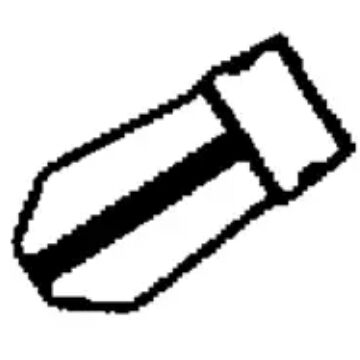
//> input picture Visual_Demos_for_RM/Buff_Contours/buff.jpg, 360 x 360 px
$ ./Buff_Contours   (built with g++ and OpenCV 4)
//> lines starting //> are read from the running program, lines starting //| are printed output that depends on the picture; after the words box and inside, x2 and y2 are one past the last pixel; in counts of white or black regions, pixels touching at a corner belong together
#include "opencv.hpp"
#include <iostream>

using namespace std;
using namespace cv;

/*	这个demo用来观察体会扇叶经过二值化之后的轮廓
*	观察轮廓之间的从属关系
*	发现最外面的整个图片的边框总是算一个轮廓？？
*/


int main() {
	Mat binary, gray;
	Mat src = imread("buff.jpg");
//> src is the input picture: 360 rows x 360 cols, CV_8UC3; min 0, max 255, mean 214.2
	int width = src.cols;
//> width = 360
	int height = src.rows;
//> height = 360
	imshow("src", src);
//	src = src(Rect(15, 15, width - 30, height - 30));//取ROI
//	imshow("src", src);
	cvtColor(src, gray, COLOR_BGR2GRAY);
	threshold(gray, binary, 40, 255, THRESH_BINARY);
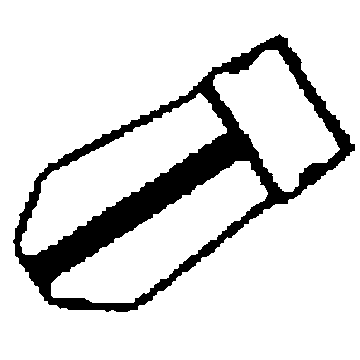
//> binary: 360 rows x 360 cols, CV_8UC1; 86.5% white; 1 black region

	imshow("binary", binary);

	vector<vector<Point>> contours;
	vector<Vec4i> hierarchy;
	findContours(binary, contours, hierarchy, RETR_TREE, CHAIN_APPROX_NONE);//树结构储存，储存所有的轮廓点
//> contours = 5 contours; box (x1, y1, x2, y2) and area: (0, 0, 360, 360) 128881, (12, 33, 356, 313) 50445, (51, 161, 268, 303) 11498, (20, 93, 227, 255) 11464, (213, 50, 340, 192) 8794

	for (int i = 0; i < contours.size(); i ++) {
		drawContours(src, contours, i, Scalar(0, 0, 255), 2);
	}
//> this loop made 5 passes
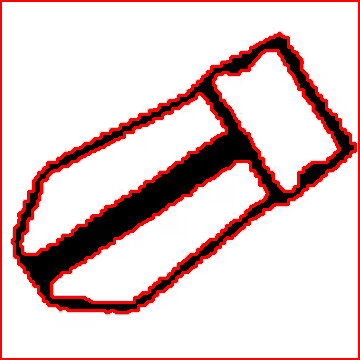
//> src: 360 rows x 360 cols, CV_8UC3; 9.04% of pixels changed, all inside (x1, y1, x2, y2) = (0, 0, 360, 360)
	imshow("dst", src);

	cout << endl;
	cout << "contours:" << contours.size() << endl;//结果为5
//| contours:5

	waitKey(0);
	return 0;
}
